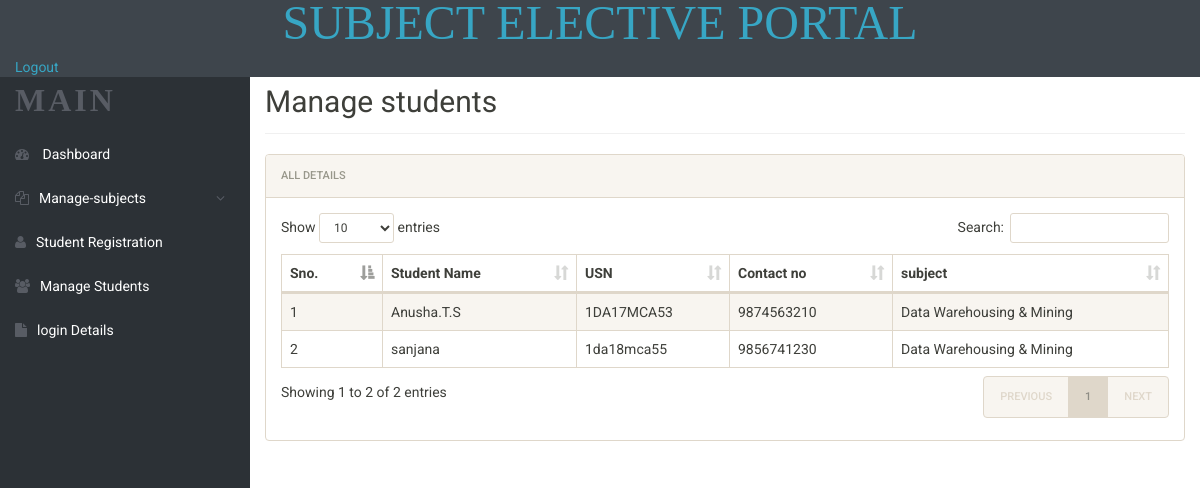
/admin/s3.php (signed in), run on the app's committed database.
### tables this page shows
CREATE TABLE `stdfill` (
  `id` int(11) NOT NULL,
  `ele1` varchar(100) NOT NULL,
  `ele2` varchar(100) NOT NULL,
  `usn` varchar(10) NOT NULL,
  `name` varchar(500) NOT NULL,
  `sem` varchar(250) NOT NULL,
  `contact` bigint(11) NOT NULL,
  `email` varchar(500) NOT NULL,
  `postingDate` timestamp NOT NULL DEFAULT CURRENT_TIMESTAMP,
  `updationDate` varchar(500) NOT NULL
);

### admin/s3.php (the view, shortened to what this page needs)
<?php
include('includes/config.php');
?>
<!doctype html>
<html lang="en" class="no-js">
<head>
	<link rel="stylesheet" href="css/font-awesome.min.css">
	<link rel="stylesheet" href="css/bootstrap.min.css">
	<link rel="stylesheet" href="css/dataTables.bootstrap.min.css">
	<link rel="stylesheet" href="css/bootstrap-social.css">
	<link rel="stylesheet" href="css/bootstrap-select.css">
	<link rel="stylesheet" href="css/fileinput.min.css">
	<link rel="stylesheet" href="css/awesome-bootstrap-checkbox.css">
	<link rel="stylesheet" href="css/style.css">
</head>
<body>
	<?php include('includes/header.php');?>
	<div class="ts-main-content">
			<?php include('includes/sidebar.php');?>
		<div class="content-wrapper">
			<div class="container-fluid">
				<div class="row">
					<div class="col-md-12">
						<h2 class="page-title">Manage students</h2>
						<div class="panel panel-default">
							<div class="panel-heading">All Details</div>
							<div class="panel-body">
								<table id="zctb" class="display table table-striped table-bordered table-hover" cellspacing="0" width="100%">
									<thead>
										<tr>
											<th>Sno.</th>
											<th>Student Name</th>
											<th>USN</th>
											<th>Contact no</th>
											<th>subject</th>
											</tr>
									</thead>
									<tbody>
<?php
$ret="select * from stdfill where ele1='Data Warehousing & Mining'";
$stmt= $mysqli->prepare($ret) ;
$stmt->execute() ;
$res=$stmt->get_result();
$cnt=1;
while($row=$res->fetch_object())
	  {
	  	?>
<tr><td>
<?php echo $cnt;;?></td>
<td><?php echo $row->name;?></td>
<td><?php echo $row->usn;?></td>
<td><?php echo $row->contact;?></td>
<td><?php echo $row->ele1;?></td>
										</tr>
									<?php
$cnt=$cnt+1;
									 } ?>
									</tbody>
								</table>
							</div>
						</div>
					</div>
				</div>
			</div>
		</div>
	</div>
</body>
</html>

### admin/css/style.css (style rules this page uses)
html { font-size: 14px; }
@media only screen and (min-width: 480px) { html { font-size: 17px; } }
@media only screen and (min-width: 768px) { html { font-size: 14px; } }
body { font-size: 1em; }
.panel { overflow: hidden; }
.page-title { padding-bottom: 15px; margin-bottom: 20px; border-bottom: 1px solid #f0f0f0; }
.ts-main-content .content-wrapper { padding-top: 15px; margin-top: 10px; }
@media only screen and (min-width: 992px) { .ts-main-content .content-wrapper { margin-left: 250px; } }

### data on the page
stdfill: name "Anusha.T.S", usn "1DA17MCA53", contact "9874563210", ele1 "Data Warehousing & Mining"
stdfill: name "sanjana", usn "1da18mca55", contact "9856741230", ele1 "Data Warehousing & Mining"
